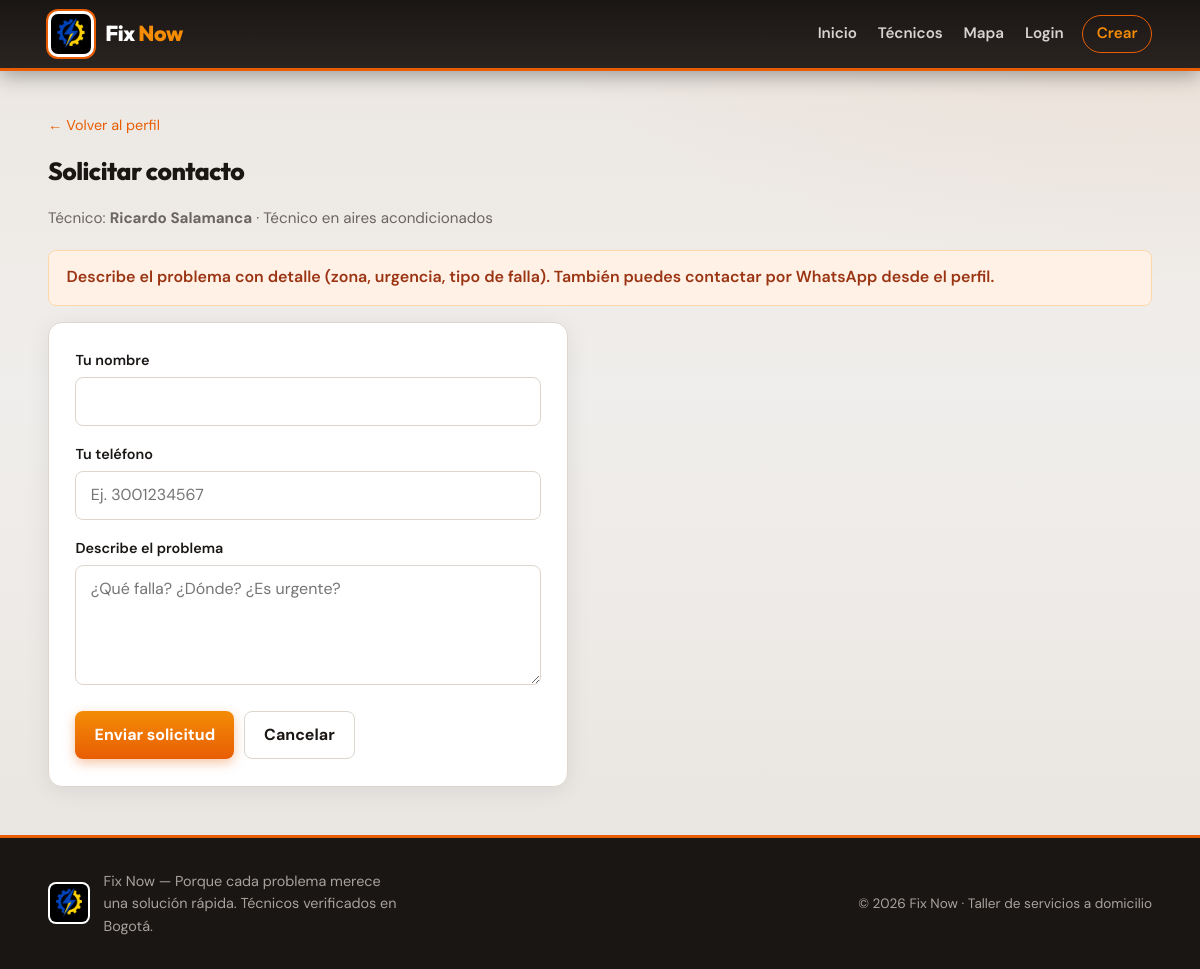
The app's page /contacto.php?id_tecnico=17 with its own data.
### tables this page shows
CREATE TABLE tecnico (
    id_tecnico INT AUTO_INCREMENT PRIMARY KEY,
    nombre VARCHAR(100) NOT NULL,
    apellido VARCHAR(100) NOT NULL,
    cedula VARCHAR(20) NOT NULL,
    id_especialidad INT NOT NULL,
    id_barrio INT NOT NULL,
    telefono VARCHAR(20) NOT NULL,
    correo VARCHAR(150) DEFAULT NULL,
    password_hash VARCHAR(255) DEFAULT NULL,
    descripcion TEXT,
    foto_url VARCHAR(255) DEFAULT NULL,
    latitud DECIMAL(10,7) DEFAULT NULL,
    longitud DECIMAL(10,7) DEFAULT NULL,
    verificado TINYINT(1) NOT NULL DEFAULT 0,
    fecha_registro DATE NOT NULL,
    UNIQUE KEY uq_tecnico_cedula (cedula),
    UNIQUE KEY uq_tecnico_correo (correo),
    CONSTRAINT fk_tecnico_especialidad FOREIGN KEY (id_especialidad) REFERENCES especialidad(id_especialidad) ON DELETE RESTRICT ON UPDATE CASCADE,
    CONSTRAINT fk_tecnico_barrio FOREIGN KEY (id_barrio) REFERENCES barrio(id_barrio) ON DELETE RESTRICT ON UPDATE CASCADE
);

CREATE TABLE especialidad (
    id_especialidad INT AUTO_INCREMENT PRIMARY KEY,
    nombre VARCHAR(100) NOT NULL
);

### includes/funciones.php (called while the page is built, shortened)
<?php
function e(?string $texto): string
{
    return htmlspecialchars($texto ?? '', ENT_QUOTES, 'UTF-8');
}

### contacto.php (the view, shortened to what this page needs)
<?php
require_once __DIR__ . '/includes/funciones.php';
$id_tecnico = (int) ($_GET['id_tecnico'] ?? $_POST['id_tecnico'] ?? 0);
$exito = false;
$stmt = $conexion->prepare(
    'SELECT t.id_tecnico, t.nombre, t.apellido, t.foto_url, e.nombre AS especialidad
     FROM tecnico t
     INNER JOIN especialidad e ON e.id_especialidad = t.id_especialidad
     WHERE t.id_tecnico = ? AND t.verificado = 1'
);
$stmt->bind_param('i', $id_tecnico);
$stmt->execute();
$tecnico = $stmt->get_result()->fetch_assoc();
require __DIR__ . '/includes/header.php';
?>
<div class="container">
    <p class="meta" style="margin-bottom:1rem">
        <a href="/FixNow/tecnico.php?id=<?= (int) $id_tecnico ?>">← Volver al perfil</a>
    </p>
    <h1 class="section-title">Solicitar contacto</h1>
    <p class="section-sub" style="margin-bottom:1.25rem">
        Técnico: <strong><?= e($tecnico['nombre'] . ' ' . $tecnico['apellido']) ?></strong>
        · <?= e($tecnico['especialidad']) ?>
    </p>
    <?php if ($exito): ?>
        <div class="alert alert-ok">Tu solicitud fue enviada. El técnico te contactará pronto.</div>
        <div class="acciones">
            <a class="btn btn-whatsapp" href="/FixNow/tecnico.php?id=<?= (int) $id_tecnico ?>&amp;wa=1">También escribir por WhatsApp</a>
            <a class="btn btn-primary" href="/FixNow/tecnico.php?id=<?= (int) $id_tecnico ?>">Volver al perfil</a>
            <a class="btn btn-ghost" href="/FixNow/tecnicos.php">Ver más técnicos</a>
        </div>
    <?php else: ?>
        <div class="alert alert-info">
            Describe el problema con detalle (zona, urgencia, tipo de falla). También puedes contactar por WhatsApp desde el perfil.
        </div>
        <form class="form-card" method="post" action="">
            <div class="form-group">
                <label for="nombre_usuario">Tu nombre</label>
                <input type="text" id="nombre_usuario" name="nombre_usuario" required
                       value="<?= e($_POST['nombre_usuario'] ?? '') ?>" autocomplete="name">
            </div>
            <div class="form-group">
                <label for="telefono_usuario">Tu teléfono</label>
                <input type="tel" id="telefono_usuario" name="telefono_usuario" required
                       placeholder="Ej. 3001234567"
                       value="<?= e($_POST['telefono_usuario'] ?? '') ?>" autocomplete="tel">
            </div>
            <div class="form-group">
                <label for="descripcion_problema">Describe el problema</label>
                <textarea id="descripcion_problema" name="descripcion_problema" required
                          placeholder="¿Qué falla? ¿Dónde? ¿Es urgente?"><?= e($_POST['descripcion_problema'] ?? '') ?></textarea>
            </div>
            <div class="form-actions">
                <button type="submit" class="btn btn-primary">Enviar solicitud</button>
                <a class="btn btn-ghost" href="/FixNow/tecnico.php?id=<?= (int) $id_tecnico ?>">Cancelar</a>
            </div>
        </form>
    <?php endif; ?>
</div>
<?php require __DIR__ . '/includes/footer.php'; ?>

### css/estilos.css (style rules this page uses)
:root { --charcoal: #1a1614; --charcoal-mid: #2a2421; --charcoal-soft: #3f3834; --orange: #e85d04; --orange-light: #f48c06; --orange-hot: #dc2f02; --orange-soft: #fff1e6; --orange-glow: rgba(232, 93, 4, 0.35); --steel: #57534e; --bg: #f0eeec; --bg-warm: #ebe6e0; --bg-card: #ffffff; --text: #1a1614; --text-muted: #6b6560; --border: #ddd6ce; --ok: #15803d; --danger: #c2410c; --radius: 14px; --radius-sm: 8px; --shadow: 0 4px 24px rgba(26, 22, 20, 0.08); --shadow-lg: 0 16px 40px rgba(26, 22, 20, 0.14); --font: "DM Sans", system-ui, sans-serif; --font-display: "Outfit", "DM Sans", sans-serif; --header-h: 64px; }
*, *::before, *::after { box-sizing: border-box; }
html { scroll-behavior: smooth; }
body { margin: 0; font-family: var(--font); background: radial-gradient(ellipse 120% 80% at 100% -10%, rgba(232, 93, 4, 0.07), transparent 50%), linear-gradient(180deg, var(--bg-warm) 0%, var(--bg) 40%, #e8e4df 100%); background-attachment: fixed; color: var(--text); line-height: 1.55; min-height: 100vh; display: flex; flex-direction: column; -webkit-font-smoothing: antialiased; }
a { color: var(--orange); text-decoration: none; transition: color 0.15s; }
.container { width: min(1120px, 92%); margin: 0 auto; }
.section-title { margin: 0 0 1rem; font-family: var(--font-display); font-size: 1.55rem; font-weight: 800; color: var(--charcoal); letter-spacing: -0.02em; }
.section-sub { margin: 0; color: var(--text-muted); font-size: 0.95rem; }
.meta { color: var(--text-muted); font-size: 0.9rem; }
input[type="text"], input[type="email"], input[type="password"], input[type="tel"], input[type="search"], input[type="url"], input[type="date"], select, textarea { width: 100%; padding: 0.7rem 0.9rem; border: 1.5px solid var(--border); border-radius: var(--radius-sm); font: inherit; background: #fff; color: var(--text); transition: border-color 0.15s, box-shadow 0.15s; }
textarea { min-height: 120px; resize: vertical; }
.form-card { background: var(--bg-card); border: 1px solid var(--border); border-radius: var(--radius); padding: 1.65rem; max-width: 520px; box-shadow: var(--shadow); }
.form-group { margin-bottom: 1.05rem; }
.form-group label { display: block; font-weight: 600; margin-bottom: 0.35rem; font-size: 0.9rem; }
.form-actions { display: flex; gap: 0.6rem; flex-wrap: wrap; margin-top: 1.15rem; }
.btn { display: inline-flex; align-items: center; justify-content: center; gap: 0.4rem; padding: 0.68rem 1.2rem; border-radius: var(--radius-sm); border: none; font: inherit; font-weight: 700; cursor: pointer; text-decoration: none; transition: background 0.15s, transform 0.1s, box-shadow 0.15s; }
.btn-primary { background: linear-gradient(180deg, var(--orange-light) 0%, var(--orange) 100%); color: #fff; box-shadow: 0 4px 12px var(--orange-glow); }
.btn-ghost { background: #fff; color: var(--charcoal); border: 1.5px solid var(--border); }
.alert { padding: 0.9rem 1.1rem; border-radius: var(--radius-sm); margin-bottom: 1rem; font-weight: 600; }
.alert-info { background: var(--orange-soft); color: #9a3412; border: 1px solid #fed7aa; }

### records on screen
tecnico: nombre+apellido "Ricardo Salamanca", id_especialidad.nombre "Técnico en aires acondicionados"
